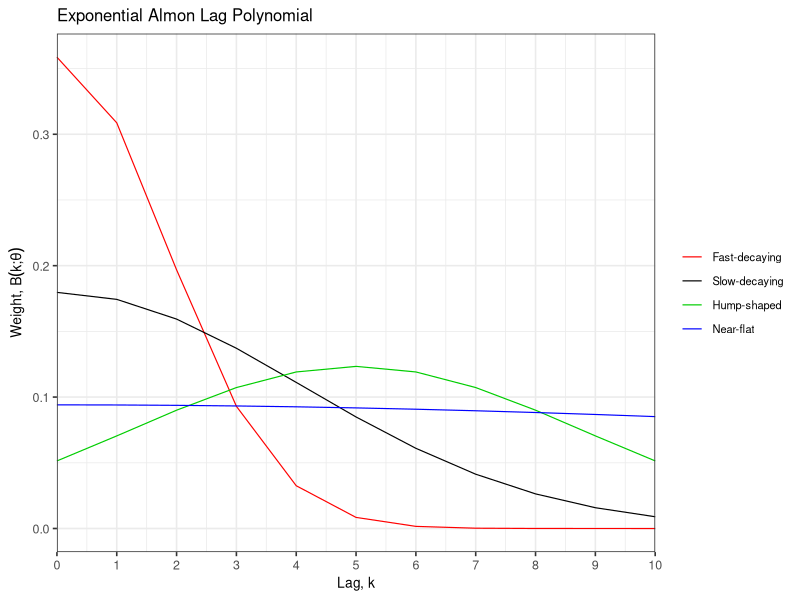
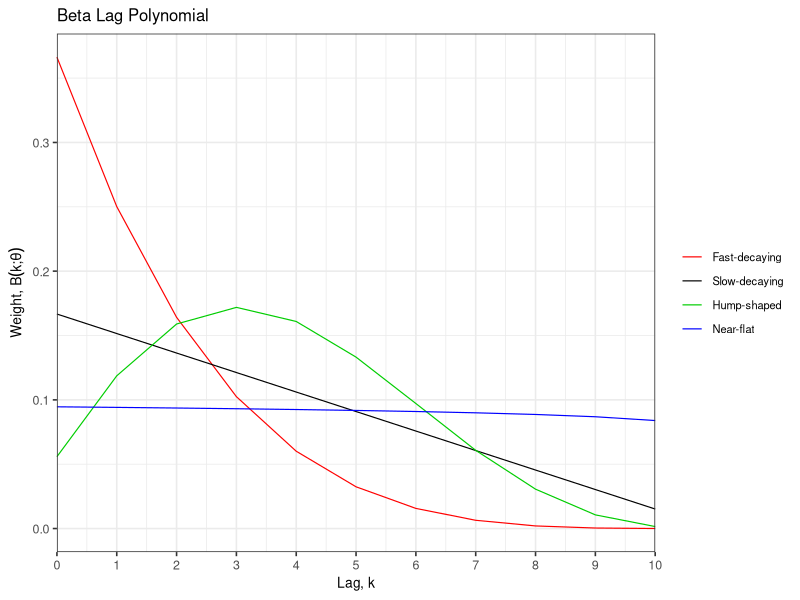
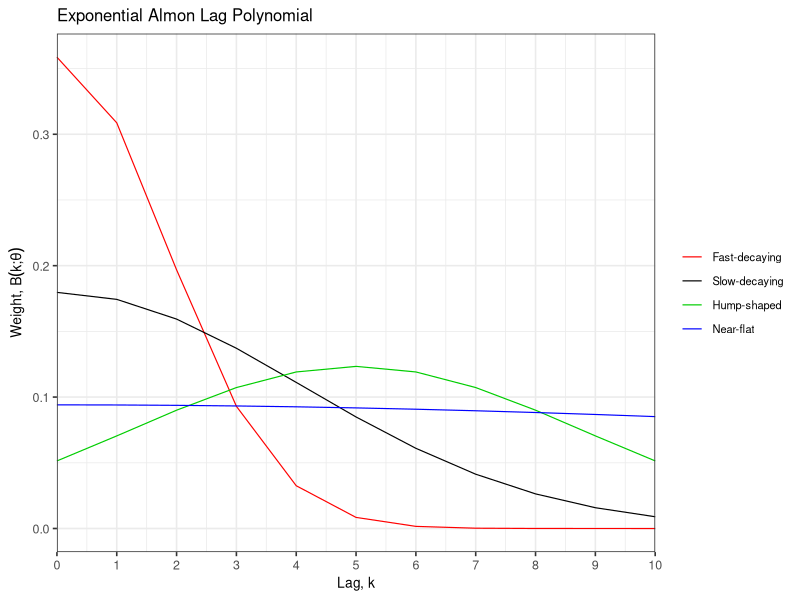
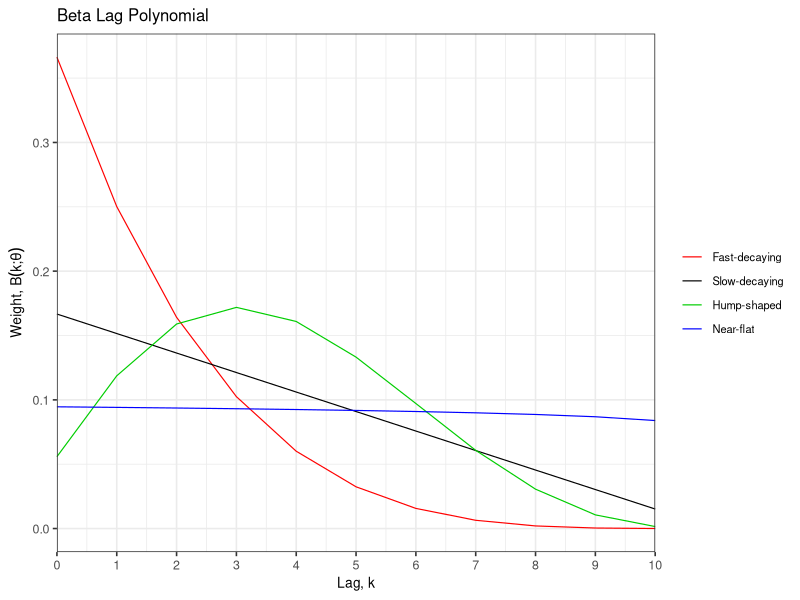

Source code (R) for these figures, in order:
# 01_data_preprocessing.R
# plots for theory chapter

library(ggplot2)

# exponential Almon weights
almon_weights <- function(K, theta1, theta2) {
  k <- 0:K
  raw_weights <- exp(theta1 * k + theta2 * k^2)
  raw_weights / sum(raw_weights)
}

K <- 10
k <- 0:K

weights <- data.frame(
  Lag = rep(k, 4),
  Weight = c(
    almon_weights(K, theta1 = 0.00, theta2 = -0.15),
    almon_weights(K, theta1 = 0.00, theta2 = -0.03),
    almon_weights(K, theta1 = 0.35, theta2 = -0.035),
    almon_weights(K, theta1 = 0.00, theta2 = -0.001)
  ),
  Scheme = rep(
    c("Fast-decaying", "Slow-decaying", "Hump-shaped", "Near-flat"),
    each = length(k)
  )
)

weights$Scheme <- factor(
  weights$Scheme,
  levels = c(
    "Fast-decaying",
    "Slow-decaying",
    "Hump-shaped",
    "Near-flat"
  )
)

almon_plot <- ggplot(weights, aes(x = Lag, y = Weight, color = Scheme)) +
  geom_line(linewidth = 0.4) +
  scale_x_continuous(breaks = k,
                     limits = c(0, 10),
                     expand = c(0, 0)) +
  scale_color_manual(values = c(
    "Fast-decaying" = "red",
    "Slow-decaying" = "black",
    "Hump-shaped" = "green3",
    "Near-flat" = "blue"
  )) +
  labs(
    x = "Lag, k",
    y = expression("Weight, " * B(k*";"*theta)),
    color = NULL,
    title = "Exponential Almon Lag Polynomial"
  ) +
  theme_bw(base_size = 12) +
  theme(
    plot.title = element_text(size = 12),
    axis.title = element_text(size = 10),
    axis.text = element_text(size = 9),
    legend.text = element_text(size = 8)
  )

almon_plot

ggsave(
  filename = "figures/almon_weights.pdf",
  plot = almon_plot,
  width = 6.5,
  height = 4.5,
  units = "in"
)

# beta weights
beta_weights <- function(K, theta1, theta2) {
  k <- 0:K
  x <- (k + 1) / (K + 2)
  raw_weights <- x^(theta1 - 1) * (1 - x)^(theta2 - 1)
  raw_weights / sum(raw_weights)
}

K <- 10
k <- 0:K

weights_beta <- data.frame(
  Lag = rep(k, 4),
  Weight = c(
    beta_weights(K, theta1 = 1.0, theta2 = 5.0),
    beta_weights(K, theta1 = 1.0, theta2 = 2.0),
    beta_weights(K, theta1 = 2.5, theta2 = 4.0),
    beta_weights(K, theta1 = 1.0, theta2 = 1.05)
  ),
  Scheme = rep(
    c("Fast-decaying", "Slow-decaying", "Hump-shaped", "Near-flat"),
    each = length(k)
  )
)

weights_beta$Scheme <- factor(
  weights_beta$Scheme,
  levels = c("Fast-decaying", "Slow-decaying", "Hump-shaped", "Near-flat")
)

beta_plot <- ggplot(weights_beta, aes(x = Lag, y = Weight, color = Scheme)) +
  geom_line(linewidth = 0.4) +
  scale_x_continuous(
    breaks = k,
    limits = c(0, K),
    expand = c(0, 0)
  ) +
  scale_color_manual(values = c(
    "Fast-decaying" = "red",
    "Slow-decaying" = "black",
    "Hump-shaped" = "green3",
    "Near-flat" = "blue"
  )) +
  labs(
    x = "Lag, k",
    y = expression("Weight, " * B(k*";"*theta)),
    color = NULL,
    title = "Beta Lag Polynomial"
  ) +
  theme_bw(base_size = 12) +
  theme(
    plot.title = element_text(size = 12),
    axis.title = element_text(size = 10),
    axis.text = element_text(size = 9),
    legend.text = element_text(size = 8)
  )

beta_plot

ggsave(
  filename = "figures/beta_weights.pdf",
  plot = beta_plot,
  width = 6.5,
  height = 4.5,
  units = "in"
)
